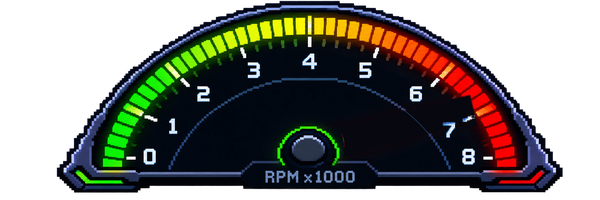
#> input picture day18/img/tacho.png, 600 x 200 px
$ python tacho_build.py ../img/tacho.png
#> lines starting #> are read from the running program, lines starting #| are printed output that depends on the picture; after the words box and inside, x2 and y2 are one past the last pixel; in counts of white or black regions, pixels touching at a corner belong together
# Builds day18/img/tacho.png from contagiri.png: removes the painted needle so the game
# can draw a rotating one. Run from day18: python tools/tacho_build.py <path of contagiri.png>
from PIL import Image, ImageFilter
import numpy as np, json, sys, os

SRC = sys.argv[1]
DST = os.path.join(os.path.dirname(os.path.abspath(__file__)), '..', 'img', 'tacho.png')
OUT_W = 600

orig = np.array(Image.open(SRC).convert('RGBA')).astype(np.float32)
H, W = orig.shape[:2]
#> H = 200; W = 600
yy, xx = np.mgrid[0:H, 0:W]
R, G, B = orig[..., 0], orig[..., 1], orig[..., 2]
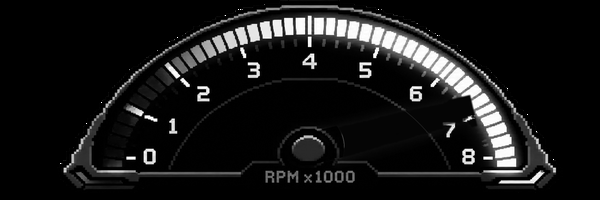
#> R: shape (200, 600) float32; min 0, max 255, mean 23.3
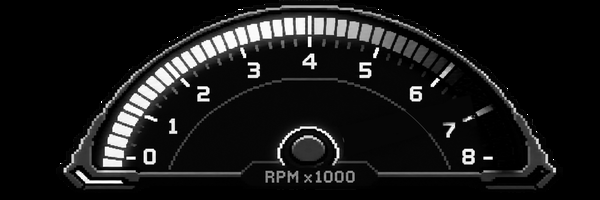
#> G: shape (200, 600) float32; min 0, max 255, mean 24.2
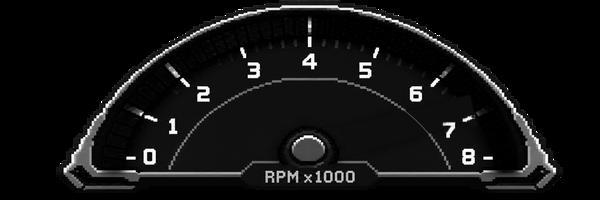
#> B: shape (200, 600) float32; min 0, max 255, mean 18.2

# painted needle: from the hub (1110, 537) to the tip (1655, 410)
p0 = np.array([1110., 537.]); p1 = np.array([1655., 410.])
d = p1 - p0; L = np.linalg.norm(d); u = d / L; n = np.array([-u[1], u[0]])
t = (xx - p0[0]) * u[0] + (yy - p0[1]) * u[1]
s = (xx - p0[0]) * n[0] + (yy - p0[1]) * n[1]
band = (t > -30) & (t < L + 6) & (np.abs(s) < 56)
hubzone = (np.hypot(xx - 1078, yy - 540) < 128) & (yy < 592)
navy = ((R + G + B) / 3 < 30) & (B >= R)
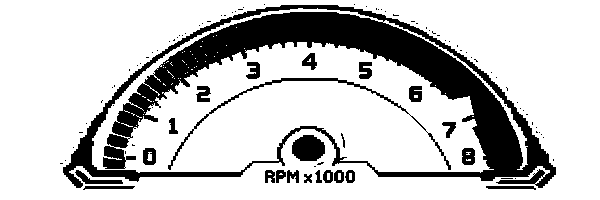
#> navy: shape (200, 600) bool; 77.6% white; 97 black regions (73 under 20 px), largest, box (x1, y1, x2, y2) and area: (63, 5, 556, 188) 22585, (168, 78, 451, 170) 894, (292, 135, 325, 161) 685
bluish = (B > R + 40) & (B > 70) & (R < 90) & (G < 150)
#> bluish: shape (200, 600) bool; 4.1% white; 191 white regions (175 under 20 px), largest, box (x1, y1, x2, y2) and area: (64, 20, 231, 188) 1193, (389, 20, 556, 188) 1170, (125, 161, 276, 181) 402
label = (B >= R) & ((R + G + B) / 3 > 90) & (np.abs(s) > 16)       # numbers / ticks beside the needle
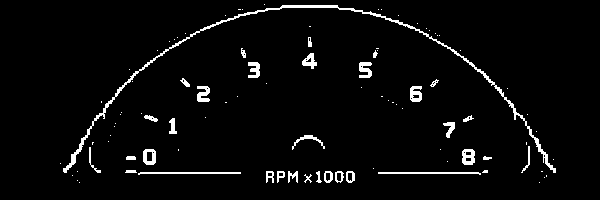
#> label: shape (200, 600) bool; 3.7% white; 95 white regions (62 under 20 px), largest, box (x1, y1, x2, y2) and area: (63, 5, 556, 173) 1703, (138, 172, 241, 175) 206, (378, 172, 481, 175) 206
mask = band & ~hubzone & ~navy & ~bluish & ~label
#> mask: shape (200, 600) bool; every value is 0

img = orig.copy()
ring = (np.abs(s) < 80) & (t > -30) & (t < L + 30) & ~band & navy
face = orig[ring][:, :3].mean(0)
#> face = [nan, nan, nan]
img[mask, :3] = face
# soften the seam
bl = np.array(Image.fromarray(img.clip(0, 255).astype(np.uint8)).filter(ImageFilter.GaussianBlur(2))).astype(np.float32)
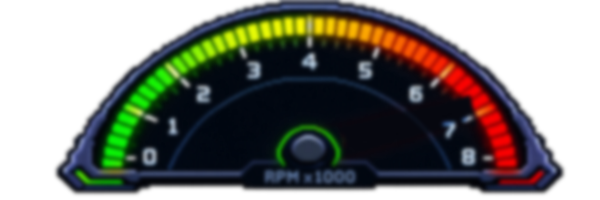
#> bl: shape (200, 600, 4) float32; mean R, G, B, A 23.3, 24.2, 18.2, 147; transparent parts drawn white
m8 = Image.fromarray((mask * 255).astype(np.uint8))
edge = (np.array(m8.filter(ImageFilter.MaxFilter(7))) > 0) & ~(np.array(m8.filter(ImageFilter.MinFilter(7))) > 0) & ~label & ~hubzone
img[edge, :3] = bl[edge, :3]

# hub and green ring: symmetric about x = 1081, copy the hidden part from the mirrored side
CX = 1081
keep = hubzone & ~band
img[keep] = orig[keep]
mir = hubzone & band
img[yy[mir], xx[mir]] = orig[yy[mir], (2 * CX - xx[mir]).astype(int)]

# thin blue arc (a circle centred at (1085, 837), r = 542): redraw it across the gap
dist = np.hypot(xx - 1085, yy - 837) - 542.3
near = bluish & (np.abs(dist) < 8) & ~band
col = np.array([R[near].mean(), G[near].mean(), B[near].mean()])
#> col = [nan, nan, nan]
paint = band & ~hubzone & (np.abs(dist) < 2.2)
k = np.clip(1 - np.abs(dist[paint]) / 2.2, 0, 1)[:, None]
#> k = empty array
img[paint, :3] = img[paint, :3] * (1 - k) + col * k

# crop to the visible part and scale down for the HUD
out = Image.fromarray(img.clip(0, 255).astype(np.uint8))
#> out is the input picture: PIL image 600x200 RGBA; mean R, G, B, A 23.3, 24.2, 18.2, 147
bbox = out.getchannel('A').getbbox()
#> bbox = (54, 0, 598, 195)
out = out.crop(bbox)
#> out: PIL image 544x195 RGBA
sc = OUT_W / out.width
#> sc = 1.1
out = out.resize((OUT_W, round(out.height * sc)), Image.LANCZOS)
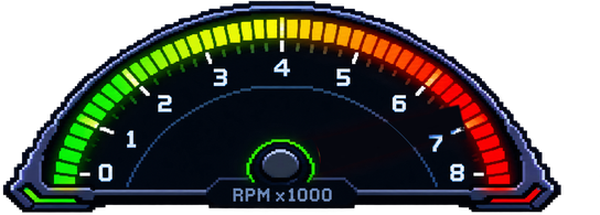
#> out: PIL image 600x215 RGBA; mean R, G, B, A 26.3, 27.3, 20.5, 166.3; transparent parts drawn white
out.save(DST)

# geometry for the game, in output pixels
pivot = ((1081 - bbox[0]) * sc, (538 - bbox[1]) * sc)
#> pivot = (1132.7, 593.4)
# scale: ellipse through the tick marks (centre 1085.2, 699; semi-axes 643.8 x 531.0) and the
# parametric angle of each value 0..8 measured on the ticks (3 and 5 from symmetry)
params = [166.7, 150.2, 132.9, 111.5, 90.0, 68.5, 47.0, 29.8, 13.3]
ticks = []
for th in params:
    a = np.radians(th)
    ticks.append([round((1085.2 + 643.8 * np.cos(a) - bbox[0]) * sc, 2), round((699 - 531.0 * np.sin(a) - bbox[1]) * sc, 2)])
#> after the loop, ticks = [[446.3, 636.2], [521.2, 479.9], [654, 341.9], [877.1, 226.1], [1137.3, 185.3], [1397.6, 226.1], [1621.6, 342.6], [1753.5, 479.9], [1828.4, 636.2]]
# paste these into TACHO in js/game.js if they change
print(json.dumps({'size': out.size, 'pivot': [round(pivot[0], 2), round(pivot[1], 2)], 'hubR': round(55 * sc, 2), 'ticks': ticks}))
#> (printed output is left out)

$ run again, with day18/img/boom.png copied over day18/img/tacho.png
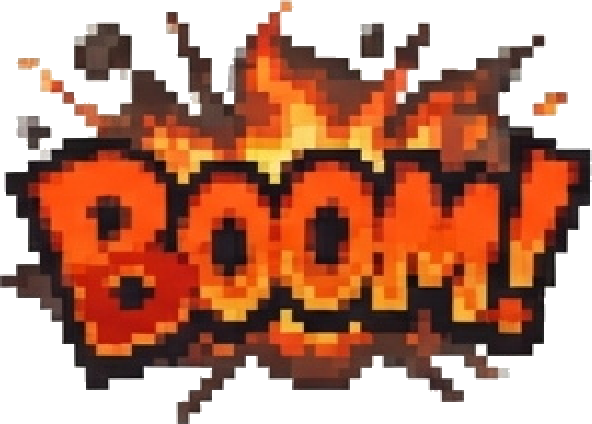
#> input picture day18/img/boom.png, 592 x 424 px
#> `navy = ((R + G + B) / 3 < 30) & (B >= R)`:
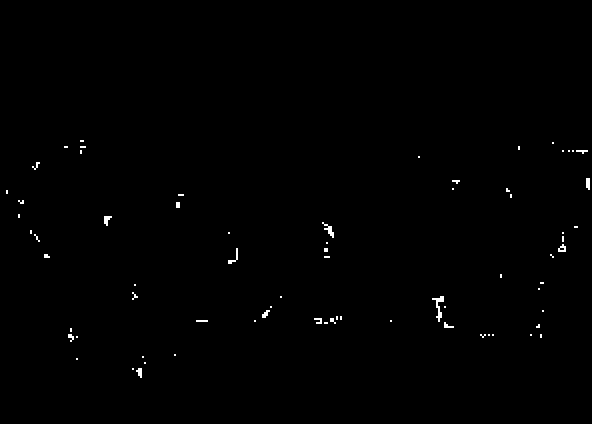
#> navy: shape (424, 592) bool; 0.43% white in thin lines or dots, all inside (x1, y1, x2, y2) = (6, 140, 590, 378)
#> bluish: shape (424, 592) bool; every value is 0
#> label: shape (424, 592) bool; 23.9% white; 46 white regions (24 under 20 px), largest, box (x1, y1, x2, y2) and area: (194, 194, 592, 424) 19420, (290, 0, 592, 150) 14484, (0, 294, 196, 424) 12196
#> face = [nan, nan, nan]
#> `bl = np.array(Image.fromarray(img.clip(0, 255).astype(np.uint8)).filte..`:
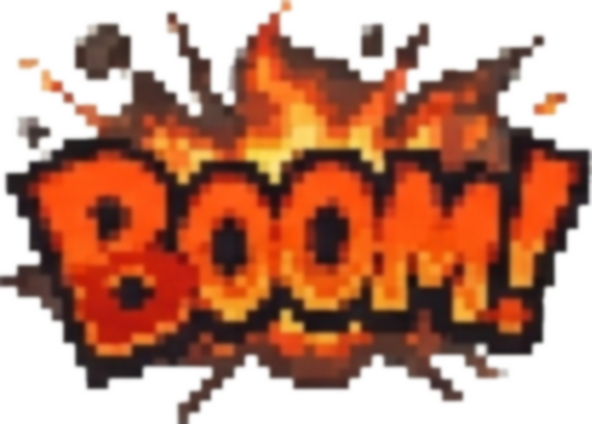
#> bl: shape (424, 592, 4) float32; mean R, G, B, A 185.6, 132.7, 111.3, 166.6; transparent parts drawn white
#> out is the input picture: PIL image 592x424 RGBA; mean R, G, B, A 185.5, 132.6, 111.3, 166.3
#> bbox = (0, 0, 592, 424)
#> out: PIL image 600x430 RGBA
#> pivot = (1095.6, 545.3)
#> after the loop `for th in params:`: ticks = [[464.9, 584.6], [533.6, 441], [655.7, 314.2], [860.7, 207.7], [1099.9, 170.3], [1339, 207.7], [1544.9, 314.9], [1666.1, 441], [1734.9, 584.6]]
#> (printed output is left out)
